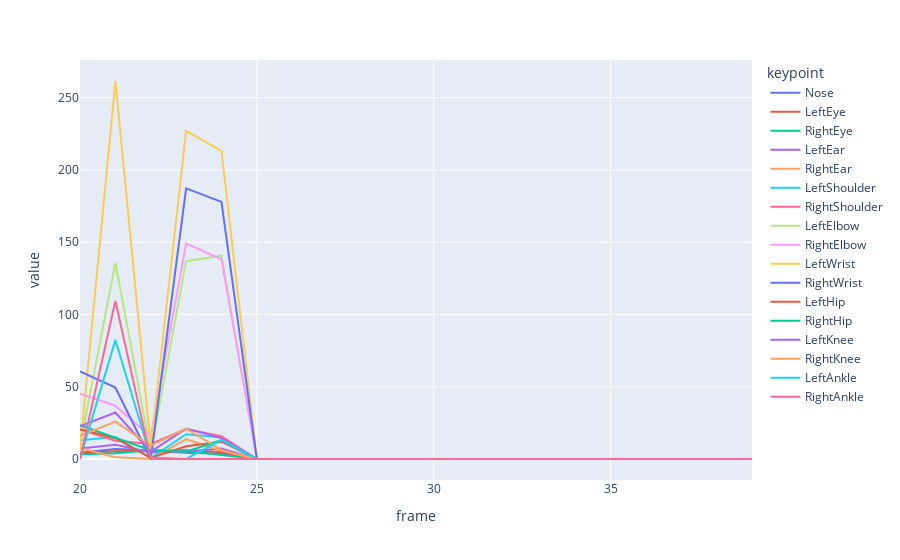

Here is the notebook cell this chart was saved with:
### Code cell
get_pose_signals_dataframe(signal_container).query("idx == ").pipe(lambda df: px.line(df, x='frame', y='value', color='keypoint'))

### Figure 1 — Plotly figure (JSON) as saved in the notebook; plotly's stock layout.template omitted (floating-point values rounded to 4 significant figures)
{"data": [{"hovertemplate": "keypoint=Nose<br>frame=%{x}<br>value=%{y}<extra></extra>", "legendgroup": "Nose", "line": {"color": "#636efa", "dash": "solid"}, "marker": {"symbol": "circle"}, "mode": "lines", "name": "Nose", "orientation": "v", "showlegend": true, "type": "scatter", "x": [20, 21, 22, 23, 24, 25, 26, 27, 28, 29, 30, 31, 32, 33, 34, 35, 36, 37, 38, 39], "xaxis": "x", "y": [4.336, 6.839, 5.942, 4.367, 3.883, 0, 0, 0, 0, 0, 0, 0, 0, 0, 0, 0, 0, 0, 0, 0], "yaxis": "y"}, {"hovertemplate": "keypoint=LeftEye<br>frame=%{x}<br>value=%{y}<extra></extra>", "legendgroup": "LeftEye", "line": {"color": "#EF553B", "dash": "solid"}, "marker": {"symbol": "circle"}, "mode": "lines", "name": "LeftEye", "orientation": "v", "showlegend": true, "type": "scatter", "x": [20, 21, 22, 23, 24, 25, 26, 27, 28, 29, 30, 31, 32, 33, 34, 35, 36, 37, 38, 39], "xaxis": "x", "y": [4.103, 5.322, 5.518, 6.074, 4.774, 0, 0, 0, 0, 0, 0, 0, 0, 0, 0, 0, 0, 0, 0, 0], "yaxis": "y"}, {"hovertemplate": "keypoint=RightEye<br>frame=%{x}<br>value=%{y}<extra></extra>", "legendgroup": "RightEye", "line": {"color": "#00cc96", "dash": "solid"}, "marker": {"symbol": "circle"}, "mode": "lines", "name": "RightEye", "orientation": "v", "showlegend": true, "type": "scatter", "x": [20, 21, 22, 23, 24, 25, 26, 27, 28, 29, 30, 31, 32, 33, 34, 35, 36, 37, 38, 39], "xaxis": "x", "y": [3.352, 3.921, 6.107, 5.472, 2.754, 0, 0, 0, 0, 0, 0, 0, 0, 0, 0, 0, 0, 0, 0, 0], "yaxis": "y"}, {"hovertemplate": "keypoint=LeftEar<br>frame=%{x}<br>value=%{y}<extra></extra>", "legendgroup": "LeftEar", "line": {"color": "#ab63fa", "dash": "solid"}, "marker": {"symbol": "circle"}, "mode": "lines", "name": "LeftEar", "orientation": "v", "showlegend": true, "type": "scatter", "x": [20, 21, 22, 23, 24, 25, 26, 27, 28, 29, 30, 31, 32, 33, 34, 35, 36, 37, 38, 39], "xaxis": "x", "y": [7.173, 9.882, 4.623, 5.176, 7.195, 0, 0, 0, 0, 0, 0, 0, 0, 0, 0, 0, 0, 0, 0, 0], "yaxis": "y"}, {"hovertemplate": "keypoint=RightEar<br>frame=%{x}<br>value=%{y}<extra></extra>", "legendgroup": "RightEar", "line": {"color": "#FFA15A", "dash": "solid"}, "marker": {"symbol": "circle"}, "mode": "lines", "name": "RightEar", "orientation": "v", "showlegend": true, "type": "scatter", "x": [20, 21, 22, 23, 24, 25, 26, 27, 28, 29, 30, 31, 32, 33, 34, 35, 36, 37, 38, 39], "xaxis": "x", "y": [7.616, 1.144, 0, 13.72, 5.633, 0, 0, 0, 0, 0, 0, 0, 0, 0, 0, 0, 0, 0, 0, 0], "yaxis": "y"}, {"hovertemplate": "keypoint=LeftShoulder<br>frame=%{x}<br>value=%{y}<extra></extra>", "legendgroup": "LeftShoulder", "line": {"color": "#19d3f3", "dash": "solid"}, "marker": {"symbol": "circle"}, "mode": "lines", "name": "LeftShoulder", "orientation": "v", "showlegend": true, "type": "scatter", "x": [20, 21, 22, 23, 24, 25, 26, 27, 28, 29, 30, 31, 32, 33, 34, 35, 36, 37, 38, 39], "xaxis": "x", "y": [12.93, 15.14, 0.5587, 17.17, 14.85, 0, 0, 0, 0, 0, 0, 0, 0, 0, 0, 0, 0, 0, 0, 0], "yaxis": "y"}, {"hovertemplate": "keypoint=RightShoulder<br>frame=%{x}<br>value=%{y}<extra></extra>", "legendgroup": "RightShoulder", "line": {"color": "#FF6692", "dash": "solid"}, "marker": {"symbol": "circle"}, "mode": "lines", "name": "RightShoulder", "orientation": "v", "showlegend": true, "type": "scatter", "x": [20, 21, 22, 23, 24, 25, 26, 27, 28, 29, 30, 31, 32, 33, 34, 35, 36, 37, 38, 39], "xaxis": "x", "y": [20.43, 12.68, 10.43, 20.71, 15.76, 0, 0, 0, 0, 0, 0, 0, 0, 0, 0, 0, 0, 0, 0, 0], "yaxis": "y"}, {"hovertemplate": "keypoint=LeftElbow<br>frame=%{x}<br>value=%{y}<extra></extra>", "legendgroup": "LeftElbow", "line": {"color": "#B6E880", "dash": "solid"}, "marker": {"symbol": "circle"}, "mode": "lines", "name": "LeftElbow", "orientation": "v", "showlegend": true, "type": "scatter", "x": [20, 21, 22, 23, 24, 25, 26, 27, 28, 29, 30, 31, 32, 33, 34, 35, 36, 37, 38, 39], "xaxis": "x", "y": [8.7, 135.8, 4.871, 136.9, 140.7, 0, 0, 0, 0, 0, 0, 0, 0, 0, 0, 0, 0, 0, 0, 0], "yaxis": "y"}, {"hovertemplate": "keypoint=RightElbow<br>frame=%{x}<br>value=%{y}<extra></extra>", "legendgroup": "RightElbow", "line": {"color": "#FF97FF", "dash": "solid"}, "marker": {"symbol": "circle"}, "mode": "lines", "name": "RightElbow", "orientation": "v", "showlegend": true, "type": "scatter", "x": [20, 21, 22, 23, 24, 25, 26, 27, 28, 29, 30, 31, 32, 33, 34, 35, 36, 37, 38, 39], "xaxis": "x", "y": [45.16, 36.86, 15.61, 149.2, 138.2, 0, 0, 0, 0, 0, 0, 0, 0, 0, 0, 0, 0, 0, 0, 0], "yaxis": "y"}, {"hovertemplate": "keypoint=LeftWrist<br>frame=%{x}<br>value=%{y}<extra></extra>", "legendgroup": "LeftWrist", "line": {"color": "#FECB52", "dash": "solid"}, "marker": {"symbol": "circle"}, "mode": "lines", "name": "LeftWrist", "orientation": "v", "showlegend": true, "type": "scatter", "x": [20, 21, 22, 23, 24, 25, 26, 27, 28, 29, 30, 31, 32, 33, 34, 35, 36, 37, 38, 39], "xaxis": "x", "y": [6.111, 261.6, 8.274, 227.0, 213.2, 0, 0, 0, 0, 0, 0, 0, 0, 0, 0, 0, 0, 0, 0, 0], "yaxis": "y"}, {"hovertemplate": "keypoint=RightWrist<br>frame=%{x}<br>value=%{y}<extra></extra>", "legendgroup": "RightWrist", "line": {"color": "#636efa", "dash": "solid"}, "marker": {"symbol": "circle"}, "mode": "lines", "name": "RightWrist", "orientation": "v", "showlegend": true, "type": "scatter", "x": [20, 21, 22, 23, 24, 25, 26, 27, 28, 29, 30, 31, 32, 33, 34, 35, 36, 37, 38, 39], "xaxis": "x", "y": [60.64, 49.5, 0, 187.3, 177.9, 0, 0, 0, 0, 0, 0, 0, 0, 0, 0, 0, 0, 0, 0, 0], "yaxis": "y"}, {"hovertemplate": "keypoint=LeftHip<br>frame=%{x}<br>value=%{y}<extra></extra>", "legendgroup": "LeftHip", "line": {"color": "#EF553B", "dash": "solid"}, "marker": {"symbol": "circle"}, "mode": "lines", "name": "LeftHip", "orientation": "v", "showlegend": true, "type": "scatter", "x": [20, 21, 22, 23, 24, 25, 26, 27, 28, 29, 30, 31, 32, 33, 34, 35, 36, 37, 38, 39], "xaxis": "x", "y": [20.67, 14.37, 0.7678, 8.857, 11.99, 0, 0, 0, 0, 0, 0, 0, 0, 0, 0, 0, 0, 0, 0, 0], "yaxis": "y"}, {"hovertemplate": "keypoint=RightHip<br>frame=%{x}<br>value=%{y}<extra></extra>", "legendgroup": "RightHip", "line": {"color": "#00cc96", "dash": "solid"}, "marker": {"symbol": "circle"}, "mode": "lines", "name": "RightHip", "orientation": "v", "showlegend": true, "type": "scatter", "x": [20, 21, 22, 23, 24, 25, 26, 27, 28, 29, 30, 31, 32, 33, 34, 35, 36, 37, 38, 39], "xaxis": "x", "y": [23.35, 14.93, 6.061, 4.965, 13.07, 0, 0, 0, 0, 0, 0, 0, 0, 0, 0, 0, 0, 0, 0, 0], "yaxis": "y"}, {"hovertemplate": "keypoint=LeftKnee<br>frame=%{x}<br>value=%{y}<extra></extra>", "legendgroup": "LeftKnee", "line": {"color": "#ab63fa", "dash": "solid"}, "marker": {"symbol": "circle"}, "mode": "lines", "name": "LeftKnee", "orientation": "v", "showlegend": true, "type": "scatter", "x": [20, 21, 22, 23, 24, 25, 26, 27, 28, 29, 30, 31, 32, 33, 34, 35, 36, 37, 38, 39], "xaxis": "x", "y": [22.53, 32.2, 5.052, 21.01, 14.48, 0, 0, 0, 0, 0, 0, 0, 0, 0, 0, 0, 0, 0, 0, 0], "yaxis": "y"}, {"hovertemplate": "keypoint=RightKnee<br>frame=%{x}<br>value=%{y}<extra></extra>", "legendgroup": "RightKnee", "line": {"color": "#FFA15A", "dash": "solid"}, "marker": {"symbol": "circle"}, "mode": "lines", "name": "RightKnee", "orientation": "v", "showlegend": true, "type": "scatter", "x": [20, 21, 22, 23, 24, 25, 26, 27, 28, 29, 30, 31, 32, 33, 34, 35, 36, 37, 38, 39], "xaxis": "x", "y": [16.01, 25.82, 9.254, 21.06, 6.099, 0, 0, 0, 0, 0, 0, 0, 0, 0, 0, 0, 0, 0, 0, 0], "yaxis": "y"}, {"hovertemplate": "keypoint=LeftAnkle<br>frame=%{x}<br>value=%{y}<extra></extra>", "legendgroup": "LeftAnkle", "line": {"color": "#19d3f3", "dash": "solid"}, "marker": {"symbol": "circle"}, "mode": "lines", "name": "LeftAnkle", "orientation": "v", "showlegend": true, "type": "scatter", "x": [20, 21, 22, 23, 24, 25, 26, 27, 28, 29, 30, 31, 32, 33, 34, 35, 36, 37, 38, 39], "xaxis": "x", "y": [0, 82.33, 1.118, 0, 13.14, 0, 0, 0, 0, 0, 0, 0, 0, 0, 0, 0, 0, 0, 0, 0], "yaxis": "y"}, {"hovertemplate": "keypoint=RightAnkle<br>frame=%{x}<br>value=%{y}<extra></extra>", "legendgroup": "RightAnkle", "line": {"color": "#FF6692", "dash": "solid"}, "marker": {"symbol": "circle"}, "mode": "lines", "name": "RightAnkle", "orientation": "v", "showlegend": true, "type": "scatter", "x": [20, 21, 22, 23, 24, 25, 26, 27, 28, 29, 30, 31, 32, 33, 34, 35, 36, 37, 38, 39], "xaxis": "x", "y": [0, 109.3, 0, 0, 0, 0, 0, 0, 0, 0, 0, 0, 0, 0, 0, 0, 0, 0, 0, 0], "yaxis": "y"}], "layout": {"legend": {"title": {"text": "keypoint"}, "tracegroupgap": 0}, "margin": {"t": 60}, "xaxis": {"anchor": "y", "domain": [0, 1], "title": {"text": "frame"}}, "yaxis": {"anchor": "x", "domain": [0, 1], "title": {"text": "value"}}}}
